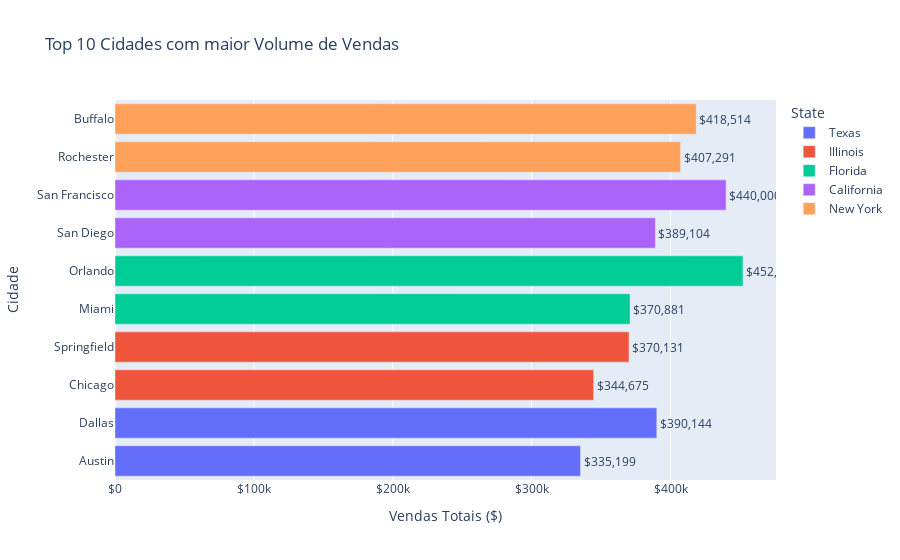

Notebook code cell kept with this figure:
### Code cell
# Gráfico 1: cidades com maior volume de vendas
fig1 = px.bar(
    top_vendas,
    y='City',
    x='Amount',
    color='State',
    orientation='h',
    title='Top 10 Cidades com maior Volume de Vendas',
    labels={'Amount': 'Vendas Totais ($)', 'City': 'Cidade'},
    text='Amount'
)

fig1.update_traces(texttemplate='$%{text:,.0f}', textposition='outside')
fig1.update_layout(xaxis_tickprefix='$')
fig1.show()

### Figure 1 — Plotly figure (JSON) as saved in the notebook; plotly's stock layout.template omitted (floating-point values rounded to 4 significant figures)
{"data": [{"hovertemplate": "State=Texas<br>Vendas Totais ($)=%{text}<br>Cidade=%{y}<extra></extra>", "legendgroup": "Texas", "marker": {"color": "#636efa", "pattern": {"shape": ""}}, "name": "Texas", "orientation": "h", "showlegend": true, "text": [335200.0, 390100.0], "textposition": "outside", "texttemplate": "$%{text:,.0f}", "type": "bar", "x": [335199, 390144], "xaxis": "x", "y": ["Austin", "Dallas"], "yaxis": "y"}, {"hovertemplate": "State=Illinois<br>Vendas Totais ($)=%{text}<br>Cidade=%{y}<extra></extra>", "legendgroup": "Illinois", "marker": {"color": "#EF553B", "pattern": {"shape": ""}}, "name": "Illinois", "orientation": "h", "showlegend": true, "text": [344700.0, 370100.0], "textposition": "outside", "texttemplate": "$%{text:,.0f}", "type": "bar", "x": [344675, 370131], "xaxis": "x", "y": ["Chicago", "Springfield"], "yaxis": "y"}, {"hovertemplate": "State=Florida<br>Vendas Totais ($)=%{text}<br>Cidade=%{y}<extra></extra>", "legendgroup": "Florida", "marker": {"color": "#00cc96", "pattern": {"shape": ""}}, "name": "Florida", "orientation": "h", "showlegend": true, "text": [370900.0, 452200.0], "textposition": "outside", "texttemplate": "$%{text:,.0f}", "type": "bar", "x": [370881, 452158], "xaxis": "x", "y": ["Miami", "Orlando"], "yaxis": "y"}, {"hovertemplate": "State=California<br>Vendas Totais ($)=%{text}<br>Cidade=%{y}<extra></extra>", "legendgroup": "California", "marker": {"color": "#ab63fa", "pattern": {"shape": ""}}, "name": "California", "orientation": "h", "showlegend": true, "text": [389100.0, 440000.0], "textposition": "outside", "texttemplate": "$%{text:,.0f}", "type": "bar", "x": [389104, 440000], "xaxis": "x", "y": ["San Diego", "San Francisco"], "yaxis": "y"}, {"hovertemplate": "State=New York<br>Vendas Totais ($)=%{text}<br>Cidade=%{y}<extra></extra>", "legendgroup": "New York", "marker": {"color": "#FFA15A", "pattern": {"shape": ""}}, "name": "New York", "orientation": "h", "showlegend": true, "text": [407300.0, 418500.0], "textposition": "outside", "texttemplate": "$%{text:,.0f}", "type": "bar", "x": [407291, 418514], "xaxis": "x", "y": ["Rochester", "Buffalo"], "yaxis": "y"}], "layout": {"barmode": "relative", "legend": {"title": {"text": "State"}, "tracegroupgap": 0}, "title": {"text": "Top 10 Cidades com maior Volume de Vendas"}, "xaxis": {"anchor": "y", "domain": [0, 1], "tickprefix": "$", "title": {"text": "Vendas Totais ($)"}}, "yaxis": {"anchor": "x", "domain": [0, 1], "title": {"text": "Cidade"}}}}
